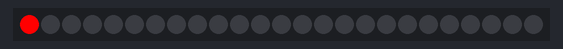
Recording of a sketch running on a simulated Arduino Uno, built with avr-gcc and run on an emulated ATmega328P. Parts: 25 RGB LEDs in strip order, left to right.

Above: at 0.01 s.
At 0.76 s:
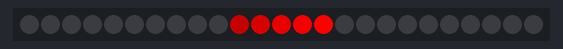
At 1.2 s:
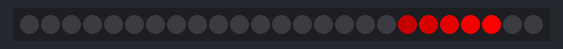
At 1.63 s:
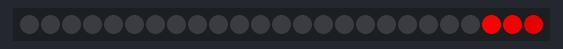
At 2.49 s:
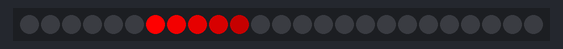
At 3.35 s:
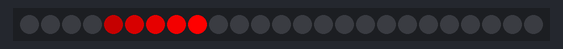

Measured:
- by itself, everything shown: repeats every 2.9 s, in 54 steps

The sketch:

KnightRider1.ino
```cpp
#include "SPI.h"
#include "Adafruit_WS2801.h"

uint8_t mDataPin  = 2;    // Yellow wire on Adafruit Pixels
uint8_t mClockPin = 3;    // Green wire on Adafruit Pixels

int mIrisLoc = 0;
int mTailLength = 5;
int mFadeStep = 40;

int mStepper = 1;
int mNumberOfLEDs = 25;
int mWait = 50;

int mRed = 255;
int mGreen = 0;
int mBlue = 0;

Adafruit_WS2801 mStrip = Adafruit_WS2801(mNumberOfLEDs, mDataPin, mClockPin);

void setup() {
  mStrip.begin();

  mStrip.show();
}

void loop() {
  display();

  if ((mIrisLoc > mNumberOfLEDs) || (mIrisLoc < 0)) {
    mStepper = -mStepper;
  }

  mIrisLoc += mStepper;

  delay(mWait);
}

void display() {
  // clear the pixels
  for (int i = 0; i < mNumberOfLEDs; i++) {
    mStrip.setPixelColor(i, Color(0,0,0));
  }
  // set the iris
  mStrip.setPixelColor(mIrisLoc, Color(mRed, mGreen, mBlue));

  if (mStepper > 0) {
    for (int i = 1; i < mTailLength && mIrisLoc - i >= 0; i++) {
      mStrip.setPixelColor(mIrisLoc - i, Color(mRed-(i*mFadeStep), mGreen, mBlue));
    }
  } else {
    for (int i = 1; i < mTailLength && mIrisLoc + i < mNumberOfLEDs; i++) {
      mStrip.setPixelColor(mIrisLoc + i, Color(mRed-(i*mFadeStep), mGreen, mBlue));
    }
  }

  mStrip.show();
}

/* Helper functions */

// Create a 24 bit color value from R,G,B
uint32_t Color(byte r, byte g, byte b)
{
  uint32_t c;
  c = r;
  c <<= 8;
  c |= g;
  c <<= 8;
  c |= b;
  return c;
}
```
